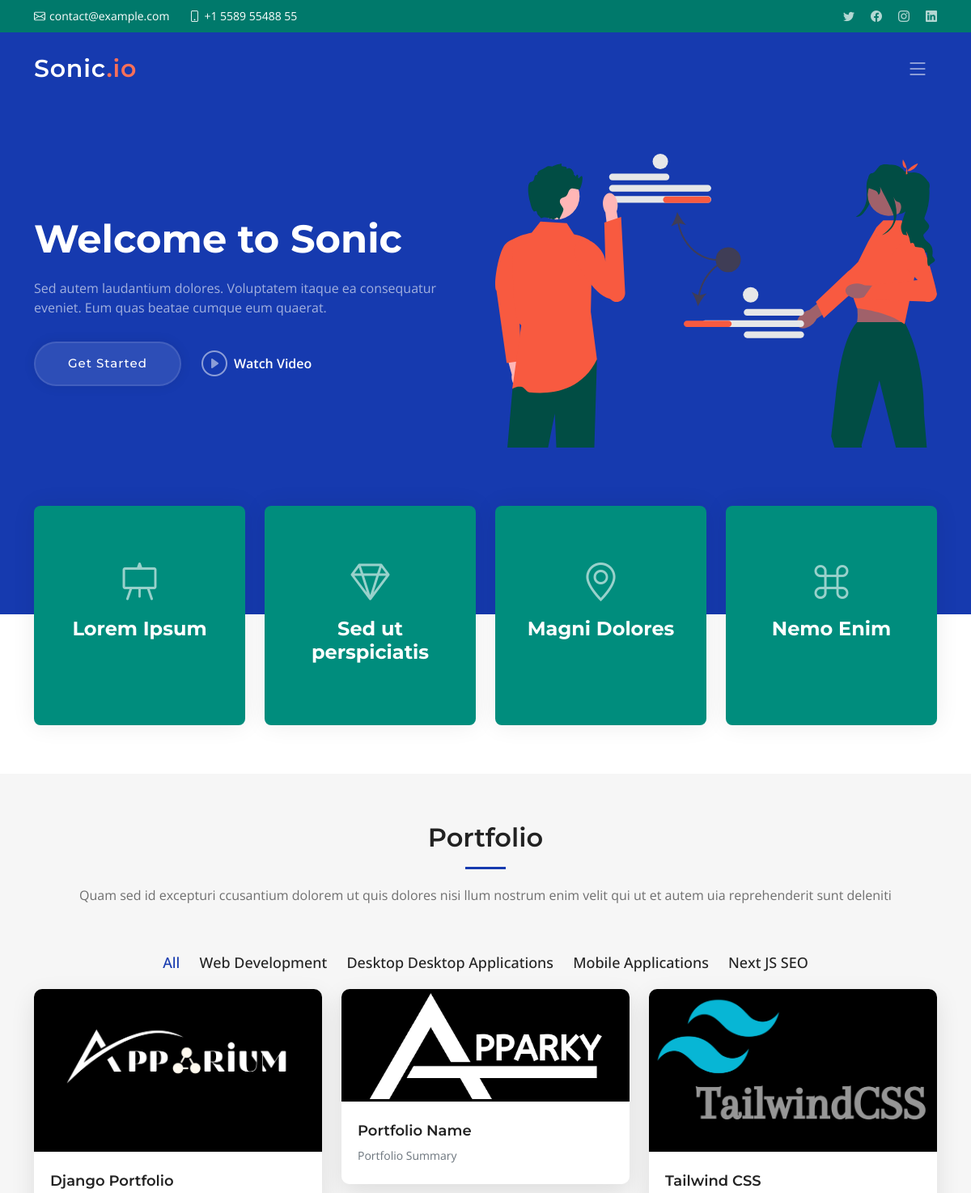
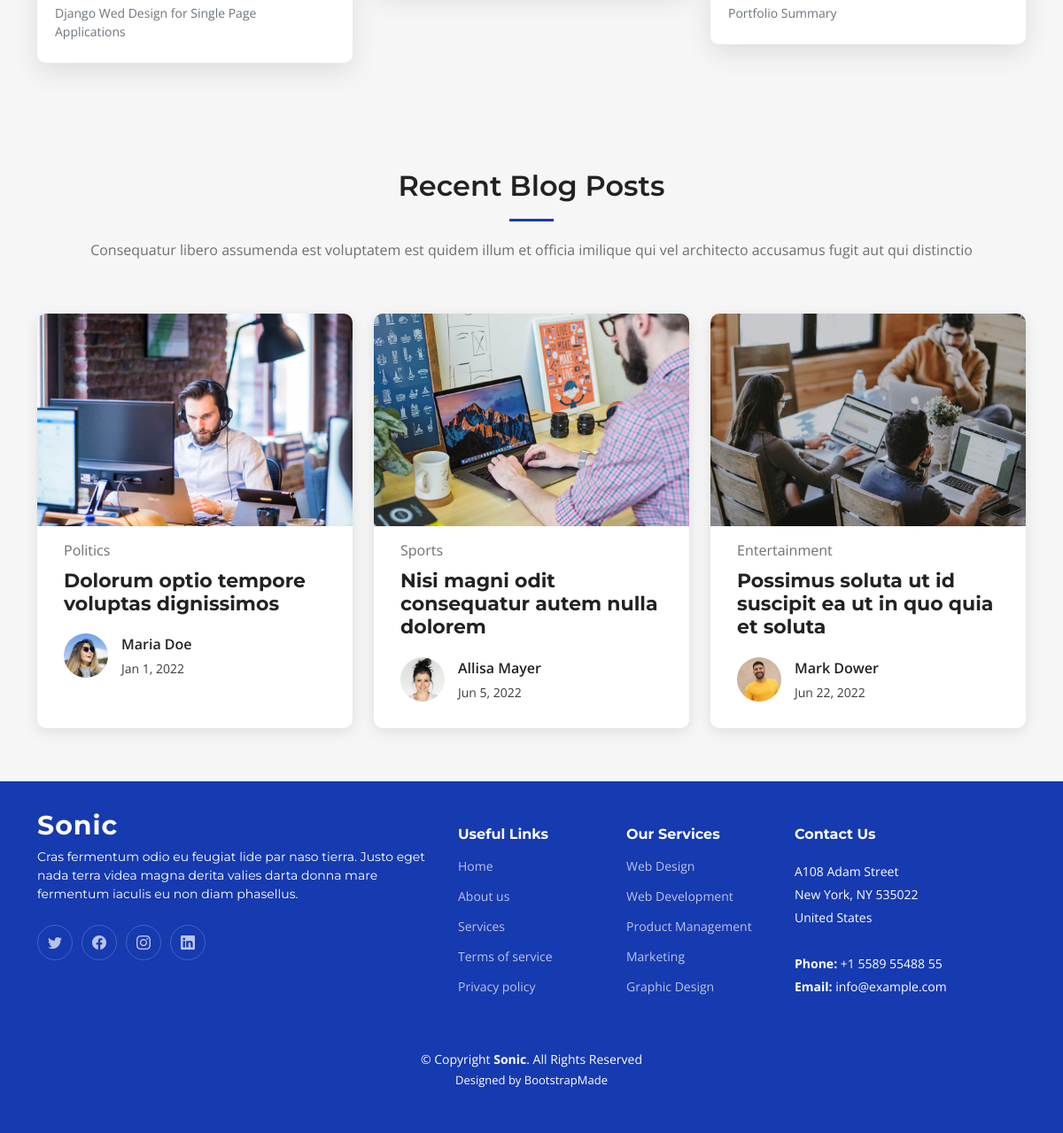
The page / on the database its author committed (2 pictures, top to bottom).
### myService/models.py (models this page shows, shortened)
class Portfolio(models.Model):
    p_type = (
        ('Web_Development', 'Web_Development'),
        ('Desktop_Applications', 'Desktop_Applications'),
        ('Mobile_Applications', 'Mobile_Applications'),
        ('Next_JS_SEO', 'Next_JS_SEO'),
        (None, None)
    )
    Portfolio_name = models.CharField(max_length=100, null=True, blank=True, default='Portfolio Name')
    Portfolio_type = models.CharField(max_length=100, choices=p_type, null=True, blank=True, default=None)
    Portfolio_summary = models.CharField(max_length=300, null=True, blank=True, default='Portfolio Summary')
    Portfolio_Description = models.TextField(null=True, blank=True, default='Portfolio Description')
    portfolio_slug = models.SlugField(max_length=100, null=True, blank=True, default='portfolio_slug', help_text='**Slug has to be Unique for each Portfolio')
    portfolio_image_1 = models.ImageField(null=True, blank=True, upload_to='media/images/', help_text='**You can only add one Picture')
    portfolio_image_alt_1 = models.CharField(max_length=150, null=True, blank=True, default='Image Alt', help_text='**Add ALT Tag line over here')
    portfolio_image_2 = models.ImageField(null=True, blank=True, upload_to='media/images/', help_text='**You can only add one Picture')
    portfolio_image_alt_2 = models.CharField(max_length=150, null=True, blank=True, default='Image Alt', help_text='**Add ALT Tag line over here')
    portfolio_image_3 = models.ImageField(null=True, blank=True, upload_to='media/images/', help_text='**You can only add one Picture')
    portfolio_image_alt_3 = models.CharField(max_length=150, null=True, blank=True, default='Image Alt', help_text='**Add ALT Tag line over here')
    portfolio_image_4 = models.ImageField(null=True, blank=True, upload_to='media/images/', help_text='**You can only add one Picture')
    portfolio_image_alt_4 = models.CharField(max_length=150, null=True, blank=True, default='Image Alt', help_text='**Add ALT Tag line over here')
    portfolio_publish_date = models.DateField(null=True, blank=True, default=timezone.now, help_text='**Set Published Date Here')
    portfolio_site = models.CharField(max_length=30, null=True, blank=True, default='Put Site name to display')
    portfolio_url = models.CharField(max_length=100, null=True, blank=True, default='Portfolio Url', help_text='**Put Portfolio URL here if Exists')
    Portfolio_Display_Status = models.BooleanField(null=False, blank=False, default=False)

### myService/views.py (the view)
# urls.py: path('', views.index, name='index'),
def index(request):
    product_filter_dict = {
        'Web_Development': 'Web Development',
        'Desktop_Applications': 'Desktop Applications',
        'Mobile_Applications': 'Mobile Applications',
        'Next_JS_SEO': 'Next JS SEO'
    }
    """
    for product in product_filter_dict:
        print(f'{product} : {product_filter_dict[product]}')
    """
    portfolios = Portfolio.objects.filter(Portfolio_Display_Status=True)
    return render(request, 'index.html', {'portfolios': portfolios, 'products': product_filter_dict})

### templates/index.html (shortened to what this page needs)
{% extends 'base.html' %}
{% block BodyContent %}
  <section id="hero" class="hero">
    <div class="container position-relative">
      <div class="row gy-5" data-aos="fade-in">
        <div class="col-lg-6 order-2 order-lg-1 d-flex flex-column justify-content-center text-center text-lg-start">
          <h2>Welcome to <span>Sonic</span></h2>
          <p>Sed autem laudantium dolores. Voluptatem itaque ea consequatur eveniet. Eum quas beatae cumque eum quaerat.</p>
          <div class="d-flex justify-content-center justify-content-lg-start">
            <a href="{% url 'about' %}" class="btn-get-started">Get Started</a>
            <a href="https://www.youtube.com/watch?v=LXb3EKWsInQ" class="glightbox btn-watch-video d-flex align-items-center"><i class="bi bi-play-circle"></i><span>Watch Video</span></a>
          </div>
        </div>
        <div class="col-lg-6 order-1 order-lg-2">
          <img src="static/img/hero-img.svg" class="img-fluid" alt="" data-aos="zoom-out" data-aos-delay="100">
        </div>
      </div>
    </div>
    <div class="icon-boxes position-relative">
      <div class="container position-relative">
        <div class="row gy-4 mt-5">
          <div class="col-xl-3 col-md-6" data-aos="fade-up" data-aos-delay="100">
            <div class="icon-box">
              <div class="icon"><i class="bi bi-easel"></i></div>
              <h4 class="title"><a href="" class="stretched-link">Lorem Ipsum</a></h4>
            </div>
          </div>
          <div class="col-xl-3 col-md-6" data-aos="fade-up" data-aos-delay="200">
            <div class="icon-box">
              <div class="icon"><i class="bi bi-gem"></i></div>
              <h4 class="title"><a href="" class="stretched-link">Sed ut perspiciatis</a></h4>
            </div>
          </div>
          <div class="col-xl-3 col-md-6" data-aos="fade-up" data-aos-delay="300">
            <div class="icon-box">
              <div class="icon"><i class="bi bi-geo-alt"></i></div>
              <h4 class="title"><a href="" class="stretched-link">Magni Dolores</a></h4>
            </div>
          </div>
          <div class="col-xl-3 col-md-6" data-aos="fade-up" data-aos-delay="500">
            <div class="icon-box">
              <div class="icon"><i class="bi bi-command"></i></div>
              <h4 class="title"><a href="" class="stretched-link">Nemo Enim</a></h4>
            </div>
          </div>
        </div>
      </div>
    </div>
  </section>
  <main id="main">
    <section id="portfolio" class="portfolio sections-bg">
      <div class="container" data-aos="fade-up">
        <div class="section-header">
          <h2>Portfolio</h2>
          <p>Quam sed id excepturi ccusantium dolorem ut quis dolores nisi llum nostrum enim velit qui ut et autem uia reprehenderit sunt deleniti</p>
        </div>
        <div class="portfolio-isotope" data-portfolio-filter="*" data-portfolio-layout="masonry" data-portfolio-sort="original-order" data-aos="fade-up" data-aos-delay="100">
          <div>
            <ul class="portfolio-flters">
              <li data-filter="*" class="filter-active">All</li>
              <li data-filter=".filter-Web_Development">Web Development</li>
              <li data-filter=".filter-Desktop_Applications">Desktop Desktop Applications</li>
              <li data-filter=".filter-Mobile_Applications">Mobile Applications</li>
              <li data-filter=".filter-Next_JS_SEO">Next JS SEO</li>
            </ul>
          </div>
          <div class="row gy-4 portfolio-container">
            {% for portfolio in portfolios %}
              <div class="col-xl-4 col-md-6 portfolio-item filter-{{ portfolio.Portfolio_type }}">
                <div class="portfolio-wrap">
                  <a href="{{ MEDIA_URL }}{{ portfolio.portfolio_image_1 }}" data-gallery="portfolio-gallery-app" class="glightbox"><img src="{{ MEDIA_URL }}{{ portfolio.portfolio_image_1 }}" class="img-fluid" alt=""></a>
                  <div class="portfolio-info">
                    <h4><a href="/portfolio/{{ portfolio.portfolio_slug }}" title="More Details">{{ portfolio.Portfolio_name }}</a></h4>
                    <p>{{ portfolio.Portfolio_summary }}</p>
                  </div>
                </div>
              </div>
            {% endfor %}
          </div>
        </div>
      </div>
    </section>
    <section id="recent-posts" class="recent-posts sections-bg">
      <div class="container" data-aos="fade-up">
        <div class="section-header">
          <h2>Recent Blog Posts</h2>
          <p>Consequatur libero assumenda est voluptatem est quidem illum et officia imilique qui vel architecto accusamus fugit aut qui distinctio</p>
        </div>
        <div class="row gy-4">
          <div class="col-xl-4 col-md-6">
            <article>
              <div class="post-img">
                <img src="static/img/blog/blog-1.jpg" alt="" class="img-fluid">
              </div>
              <p class="post-category">Politics</p>
              <h2 class="title">
                <a href="blog/blog-details">Dolorum optio tempore voluptas dignissimos</a>
              </h2>
              <div class="d-flex align-items-center">
                <img src="static/img/blog/blog-author.jpg" alt="" class="img-fluid post-author-img flex-shrink-0">
                <div class="post-meta">
                  <p class="post-author">Maria Doe</p>
                  <p class="post-date">
                    <time datetime="2022-01-01">Jan 1, 2022</time>
                  </p>
                </div>
              </div>
            </article>
          </div>
          <div class="col-xl-4 col-md-6">
            <article>
              <div class="post-img">
                <img src="static/img/blog/blog-2.jpg" alt="" class="img-fluid">
              </div>
              <p class="post-category">Sports</p>
              <h2 class="title">
                <a href="blog/blog-details">Nisi magni odit consequatur autem nulla dolorem</a>
              </h2>
              <div class="d-flex align-items-center">
                <img src="static/img/blog/blog-author-2.jpg" alt="" class="img-fluid post-author-img flex-shrink-0">
                <div class="post-meta">
                  <p class="post-author">Allisa Mayer</p>
                  <p class="post-date">
                    <time datetime="2022-01-01">Jun 5, 2022</time>
                  </p>
                </div>
              </div>
            </article>
          </div>
          <div class="col-xl-4 col-md-6">
            <article>
              <div class="post-img">
                <img src="static/img/blog/blog-3.jpg" alt="" class="img-fluid">
              </div>
              <p class="post-category">Entertainment</p>
              <h2 class="title">
                <a href="blog/blog-details">Possimus soluta ut id suscipit ea ut in quo quia et soluta</a>
              </h2>
              <div class="d-flex align-items-center">
                <img src="static/img/blog/blog-author-3.jpg" alt="" class="img-fluid post-author-img flex-shrink-0">
                <div class="post-meta">
                  <p class="post-author">Mark Dower</p>
                  <p class="post-date">
                    <time datetime="2022-01-01">Jun 22, 2022</time>
                  </p>
                </div>
              </div>
            </article>
          </div>
        </div>
      </div>
    </section>
  </main>
{% endblock BodyContent %}

### rows shown on the page
Portfolio: portfolio_image_1 (picture), Portfolio_name "Django Portfolio", Portfolio_summary "Django Wed Design for Single Page Applications"
Portfolio: portfolio_image_1 (picture), Portfolio_name "Portfolio Name", Portfolio_summary "Portfolio Summary"
Portfolio: portfolio_image_1 (picture), Portfolio_name "Tailwind CSS", Portfolio_summary "Portfolio Summary"
